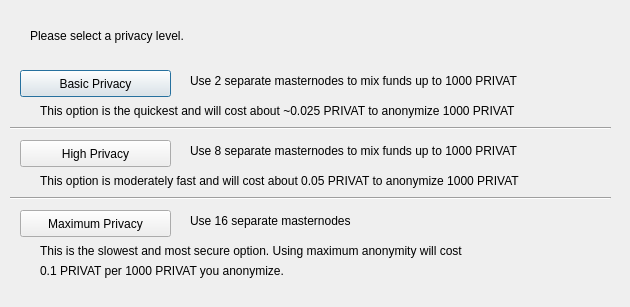
<?xml version="1.0" encoding="UTF-8"?>
<ui version="4.0">
 <class>DarksendConfig</class>
 <widget class="QDialog" name="DarksendConfig">
  <property name="geometry">
   <rect>
    <x>0</x>
    <y>0</y>
    <width>630</width>
    <height>307</height>
   </rect>
  </property>
  <property name="windowTitle">
   <string>Configure PrivateSend</string>
  </property>
  <widget class="QPushButton" name="buttonBasic">
   <property name="geometry">
    <rect>
     <x>20</x>
     <y>70</y>
     <width>151</width>
     <height>27</height>
    </rect>
   </property>
   <property name="text">
    <string>Basic Privacy</string>
   </property>
  </widget>
  <widget class="QPushButton" name="buttonHigh">
   <property name="geometry">
    <rect>
     <x>20</x>
     <y>140</y>
     <width>151</width>
     <height>27</height>
    </rect>
   </property>
   <property name="text">
    <string>High Privacy</string>
   </property>
  </widget>
  <widget class="QPushButton" name="buttonMax">
   <property name="geometry">
    <rect>
     <x>20</x>
     <y>210</y>
     <width>151</width>
     <height>27</height>
    </rect>
   </property>
   <property name="text">
    <string>Maximum Privacy</string>
   </property>
  </widget>
  <widget class="QLabel" name="label">
   <property name="geometry">
    <rect>
     <x>30</x>
     <y>20</y>
     <width>571</width>
     <height>31</height>
    </rect>
   </property>
   <property name="text">
    <string>Please select a privacy level.</string>
   </property>
  </widget>
  <widget class="QLabel" name="label_2">
   <property name="geometry">
    <rect>
     <x>190</x>
     <y>70</y>
     <width>421</width>
     <height>21</height>
    </rect>
   </property>
   <property name="text">
    <string>Use 2 separate masternodes to mix funds up to 1000 PRIVAT</string>
   </property>
  </widget>
  <widget class="QLabel" name="label_3">
   <property name="geometry">
    <rect>
     <x>190</x>
     <y>140</y>
     <width>411</width>
     <height>21</height>
    </rect>
   </property>
   <property name="text">
    <string>Use 8 separate masternodes to mix funds up to 1000 PRIVAT</string>
   </property>
  </widget>
  <widget class="QLabel" name="label_4">
   <property name="geometry">
    <rect>
     <x>190</x>
     <y>210</y>
     <width>421</width>
     <height>21</height>
    </rect>
   </property>
   <property name="text">
    <string>Use 16 separate masternodes</string>
   </property>
  </widget>
  <widget class="QLabel" name="label_6">
   <property name="geometry">
    <rect>
     <x>40</x>
     <y>100</y>
     <width>561</width>
     <height>21</height>
    </rect>
   </property>
   <property name="text">
    <string>This option is the quickest and will cost about ~0.025 PRIVAT to anonymize 1000 PRIVAT</string>
   </property>
  </widget>
  <widget class="QLabel" name="label_7">
   <property name="geometry">
    <rect>
     <x>40</x>
     <y>170</y>
     <width>561</width>
     <height>21</height>
    </rect>
   </property>
   <property name="text">
    <string>This option is moderately fast and will cost about 0.05 PRIVAT to anonymize 1000 PRIVAT</string>
   </property>
  </widget>
  <widget class="QLabel" name="label_8">
   <property name="geometry">
    <rect>
     <x>40</x>
     <y>240</y>
     <width>561</width>
     <height>21</height>
    </rect>
   </property>
   <property name="text">
    <string>This is the slowest and most secure option. Using maximum anonymity will cost</string>
   </property>
  </widget>
  <widget class="QLabel" name="label_9">
   <property name="geometry">
    <rect>
     <x>40</x>
     <y>260</y>
     <width>561</width>
     <height>21</height>
    </rect>
   </property>
   <property name="text">
    <string>0.1 PRIVAT per 1000 PRIVAT you anonymize.</string>
   </property>
  </widget>
  <widget class="Line" name="line">
   <property name="geometry">
    <rect>
     <x>10</x>
     <y>120</y>
     <width>601</width>
     <height>16</height>
    </rect>
   </property>
   <property name="orientation">
    <enum>Qt::Horizontal</enum>
   </property>
  </widget>
  <widget class="Line" name="line_2">
   <property name="geometry">
    <rect>
     <x>10</x>
     <y>190</y>
     <width>601</width>
     <height>16</height>
    </rect>
   </property>
   <property name="orientation">
    <enum>Qt::Horizontal</enum>
   </property>
  </widget>
 </widget>
 <resources/>
 <connections/>
</ui>
